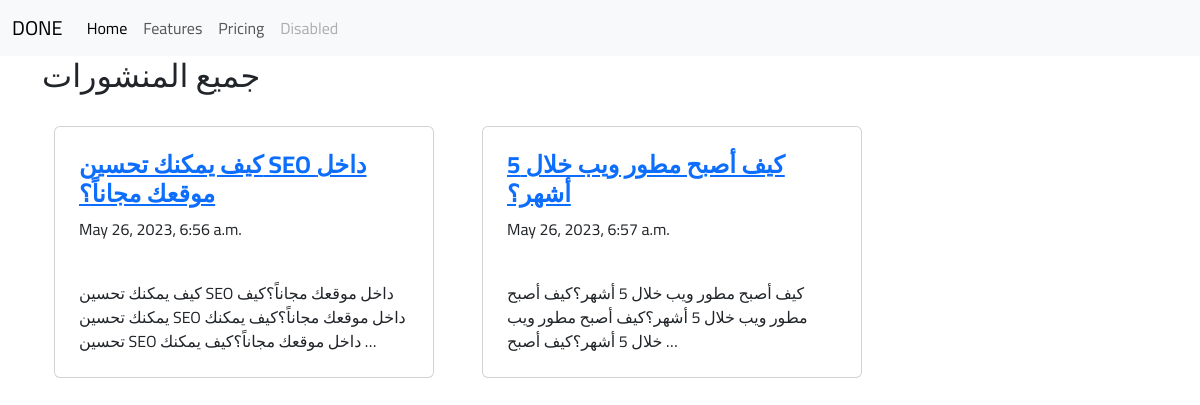
/posts/, run on the app's committed database.
### post/models.py (models this page shows, shortened)
class Post(models.Model):
    POST_TYPE_CHOICES = (
        ('question', 'سؤال'),
        ('post', 'منشور'),
        ('article', 'مقالة'),
    )
    author = models.OneToOneField(Author, on_delete=models.CASCADE, null=True, blank=True)
    p_type = models.CharField(max_length=60, choices=POST_TYPE_CHOICES, verbose_name="نوع المنشور")
    title=  models.CharField(max_length=200, verbose_name="عنوان المنشور")
    content = models.TextField(verbose_name="محتوى المنشور")
    likes = models.IntegerField(default=0, verbose_name="الإعجاب")
    dislikes = models.IntegerField(default=0, verbose_name="ديسلايك")
    date_published = models.DateTimeField(auto_now=False) # Schedule Posts
    categories = models.ManyToManyField("Category", verbose_name="الأقسام")
    slug = models.SlugField(max_length=200, unique=True, blank=True, null=True, allow_unicode=True)
    class Meta:
        verbose_name = "منشور"
        verbose_name_plural ="المنشورات"
    def __str__(self):
        return self.title

### post/views.py (the view)
# urls.py: path('', all, name='all'),
def all(request):
    posts = Post.objects.all()
    context = {
        'posts': posts
    }
    return render(request, 'post/all.html', context)

### post/templates/post/all.html (shortened to what this page needs)
{% extends 'base.html' %}
{% block content %}
<h2>جميع المنشورات</h2>
<div class='row'>
    {% for post in posts  %}
    <div class='col-sm-4 card p-4 m-4'>
        <h4><b>
            <a href='{% url 'post:single-post' post.id %}'>
            {{post}}
            </a>
        </b></h4>
        <p>{{post.date_published}}</p>
        <br>
        {{post.content|truncatewords:20}}
    </div>
    {% endfor %}
</div>
{% endblock content %}

### templates/base.html (shortened to what this page needs)
<!doctype html>
<html lang="en">
  <head>
    <link rel="stylesheet" href="https://cdnjs.cloudflare.com/ajax/libs/font-awesome/6.4.0/css/all.min.css" />
    <link href="https://cdn.jsdelivr.net/npm/bootstrap@5.3.0-alpha3/dist/css/bootstrap.min.css" rel="stylesheet">
  </head>
  <body>
    <nav class="navbar navbar-expand-lg bg-body-tertiary">
        <div class="container-fluid">
          <a class="navbar-brand" href="#">DONE</a>
          <div class="collapse navbar-collapse" id="navbarNav">
            <ul class="navbar-nav">
              <li class="nav-item">
                <a class="nav-link active" aria-current="page" href="#">Home</a>
              </li>
              <li class="nav-item">
                <a class="nav-link" href="#">Features</a>
              </li>
              <li class="nav-item">
                <a class="nav-link" href="#">Pricing</a>
              </li>
              <li class="nav-item">
                <a class="nav-link disabled">Disabled</a>
              </li>
            </ul>
          </div>
        </div>
      </nav>
    <div class='container'>
          {% block content %}
          {% endblock content %}
    </div>
  </body>
</html>

### templates/base.html (style rules this page uses)
* { font-family: 'Cairo', sans-serif; }

### data on the page
Post: title "كيف يمكنك تحسين SEO داخل موقعك مجاناً؟", date_published "May 26, 2023, 6:56 a.m.", content "كيف يمكنك تحسين SEO داخل موقعك مجاناً؟كيف يمكنك تحسين SEO داخل موقعك مجاناً؟كيف يمكنك تحسين SEO داخل موقعك مجاناً؟كيف يمكنك …"
Post: title "كيف أصبح مطور ويب خلال 5 أشهر؟", date_published "May 26, 2023, 6:57 a.m.", content "كيف أصبح مطور ويب خلال 5 أشهر؟كيف أصبح مطور ويب خلال 5 أشهر؟كيف أصبح مطور ويب خلال 5 أشهر؟كيف أصبح …"
